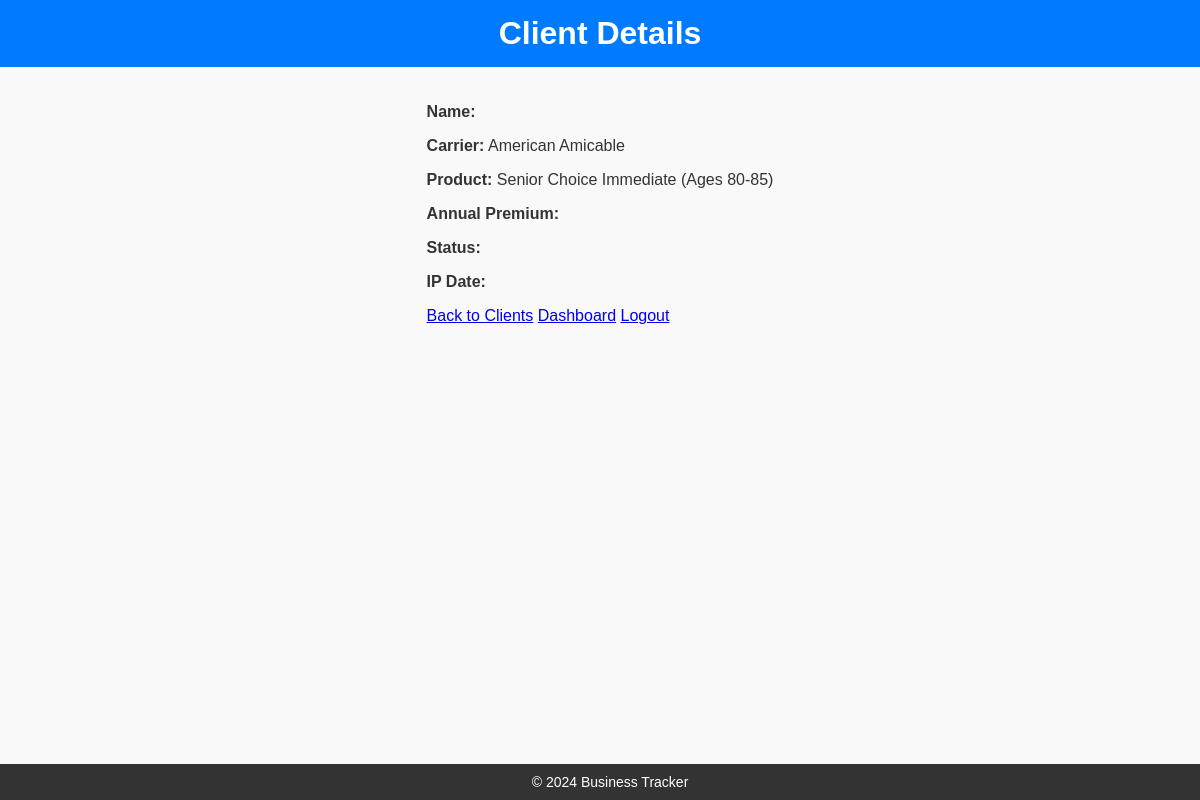
Page /client/22 on the committed database.
### tables this page shows
CREATE TABLE clients (
    id INTEGER PRIMARY KEY AUTOINCREMENT,
    client_name TEXT NOT NULL,
    date_of_birth TEXT,
    carrier TEXT,
    product TEXT,
    annual_premium REAL,
    total_commission REAL,
    commission_paid REAL,
    status TEXT,
    policy_date TEXT,
    state TEXT,
    lead_source TEXT,
    username TEXT
, ip_date TEXT, first_payment_status TEXT DEFAULT 'Pending', commission_status TEXT DEFAULT 'Unpaid', percentage_due REAL, commission_due REAL, contact_attempts INTEGER DEFAULT 0, notes TEXT, needs_attention TEXT DEFAULT 'No Issues');

### app.py (the view)
@app.route('/client/<int:client_id>')
def client_detail(client_id):
    conn = get_db_connection()
    cursor = conn.cursor()
    cursor.execute('SELECT * FROM clients WHERE id = ?', (client_id,))
    client_data = cursor.fetchone()
    conn.close()
    print(f"Client Notes Retrieved: {client_data['notes']}" if client_data else "Client not found")
    return render_template('client_detail.html', client=client_data)

### app.py (called while the page is built)
def get_db_connection():
    conn = sqlite3.connect('app.db', timeout=10)  # Set timeout to prevent lock errors
    conn.row_factory = sqlite3.Row
    conn.execute('PRAGMA journal_mode=WAL;')  # Enable WAL for concurrency
    return conn

### templates/client_detail.html (shortened to what this page needs)
<!DOCTYPE html>
<html lang="en">
<head>
    <link rel="stylesheet" href="/static/style.css">
</head>
<body>
    <header>
        <h1>Client Details</h1>
    </header>
    <main>
        <p><strong>Name:</strong> {{ client.Client }}</p>
        <p><strong>Carrier:</strong> {{ client.Carrier }}</p>
        <p><strong>Product:</strong> {{ client.Product }}</p>
        <p><strong>Annual Premium:</strong> {{ client['Annual Premium'] }}</p>
        <p><strong>Status:</strong> {{ client['Status Filter'] }}</p>
        <p><strong>IP Date:</strong> {{ client['IP Date'] }}</p>
        <a href="/clients">Back to Clients</a>
        <a href="/dashboard">Dashboard</a>
        <a href="/logout">Logout</a>
    </main>
    <footer>
        <p>&copy; 2024 Business Tracker</p>
    </footer>
</body>
</html>

### static/style.css (style rules this page uses)
body { font-family: Arial, sans-serif; margin: 0; padding: 0; background-color: #ff0000; color: #333; }
header { background-color: #007bff; color: white; padding: 15px; text-align: center; }
header h1 { margin: 0; }
footer { background-color: #333; color: white; text-align: center; padding: 10px; position: fixed; bottom: 0; width: 100%; }
footer p { margin: 0; font-size: 14px; }
main { padding: 20px; max-width: 1200px; margin: 0 auto; flex: 1; }
body { display: flex; flex-direction: column; font-family: Arial, sans-serif; background-color: #f9f9f9; margin: 0; padding: 0; color: #333; }
main { max-width: 1200px; margin: 0 auto; padding: 20px; }

### rows in the picture
clients: Carrier "American Amicable", Product "Senior Choice Immediate (Ages 80-85)"
